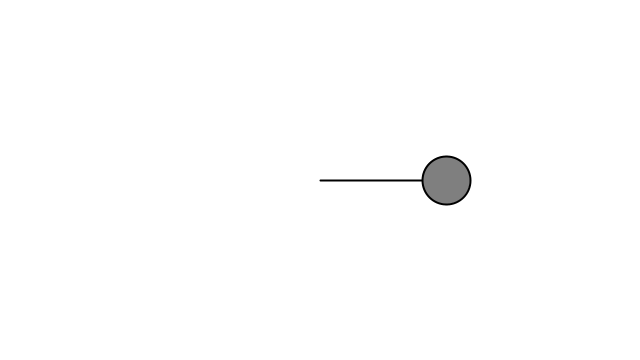
Frame 1 (no input)
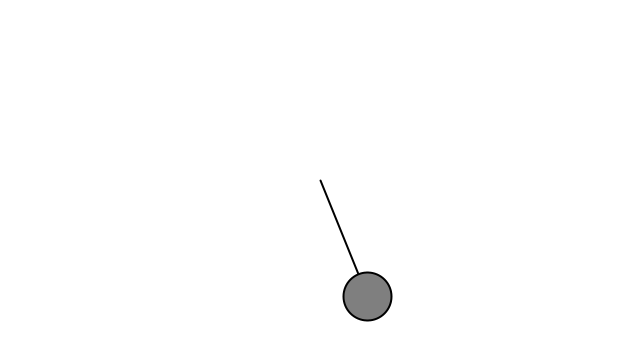
Frame 60 (the mouse pressed at the canvas centre just before this capture)
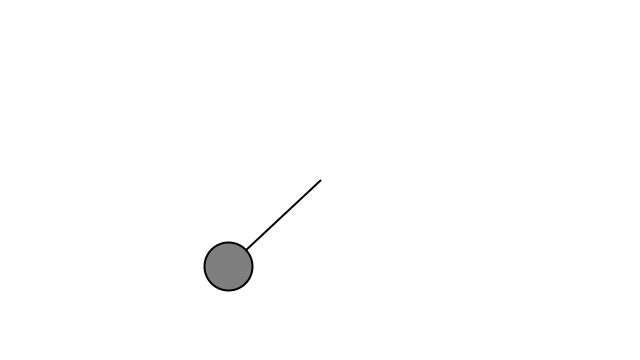
Frame 120 (the mouse held since frame 60 and released just before this capture)

The Processing sketch that drew these frames (run headless with seeded random() and noise(); from frame 60 on, the mouse is pressed at the canvas centre):

// Processing sketch: Example_3_4_Polar_To_Cartesian
// ── Example_3_4_Polar_To_Cartesian.pde
// The Nature of Code
// Daniel Shiffman
// http://natureofcode.com

// PolarToCartesian
// Convert a polar coordinate (r,theta) to cartesian (x,y):
// x = r * cos(theta)
// y = r * sin(theta)

float r;
float theta;

void setup() {
  size(640, 360);
  // Initialize all values
  r = height * 0.35;
  theta = 0;
}

void draw() {
  background(255);

  // Translate the origin point to the center of the screen
  translate(width / 2, height / 2);

  // Convert polar to cartesian
  float x = r * cos(theta);
  float y = r * sin(theta);

  // Draw the ellipse at the cartesian coordinate
  fill(127);
  stroke(0);
  strokeWeight(2);
  line(0, 0, x, y);
  circle(x, y, 48);

  // Increase the angle over time
  theta += 0.02;
}
